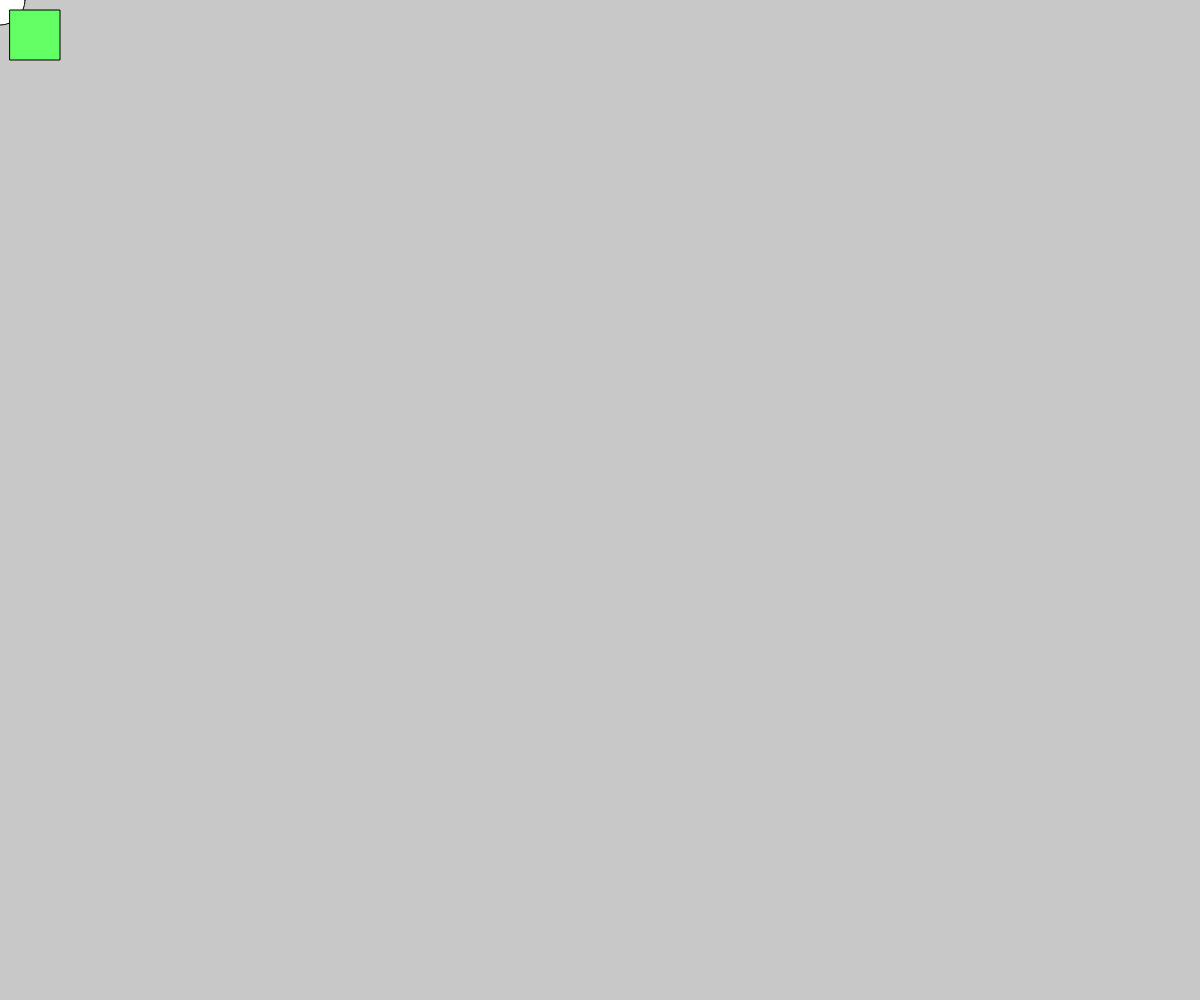
Frame 1 (no input)
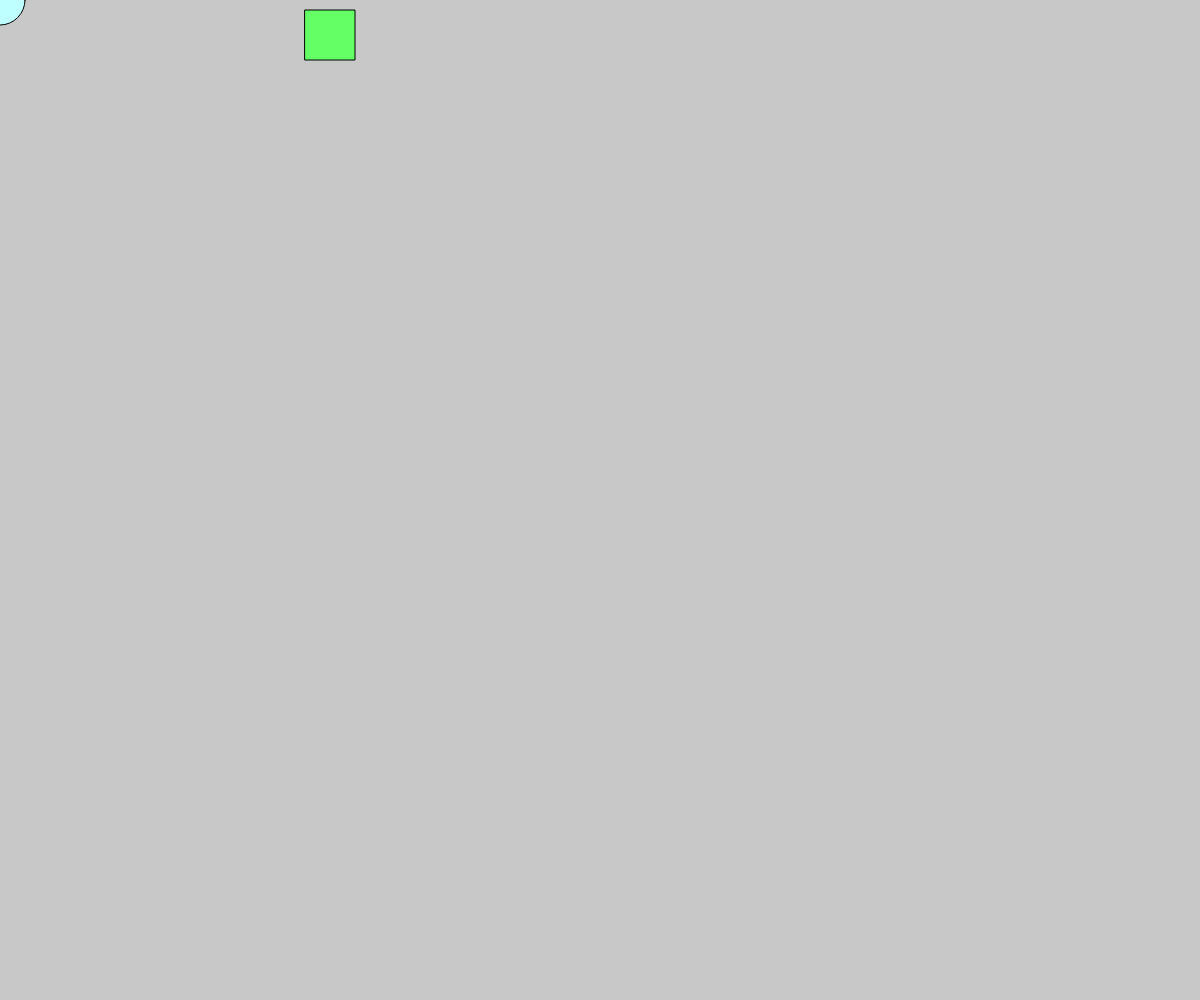
Frame 60 (no input)
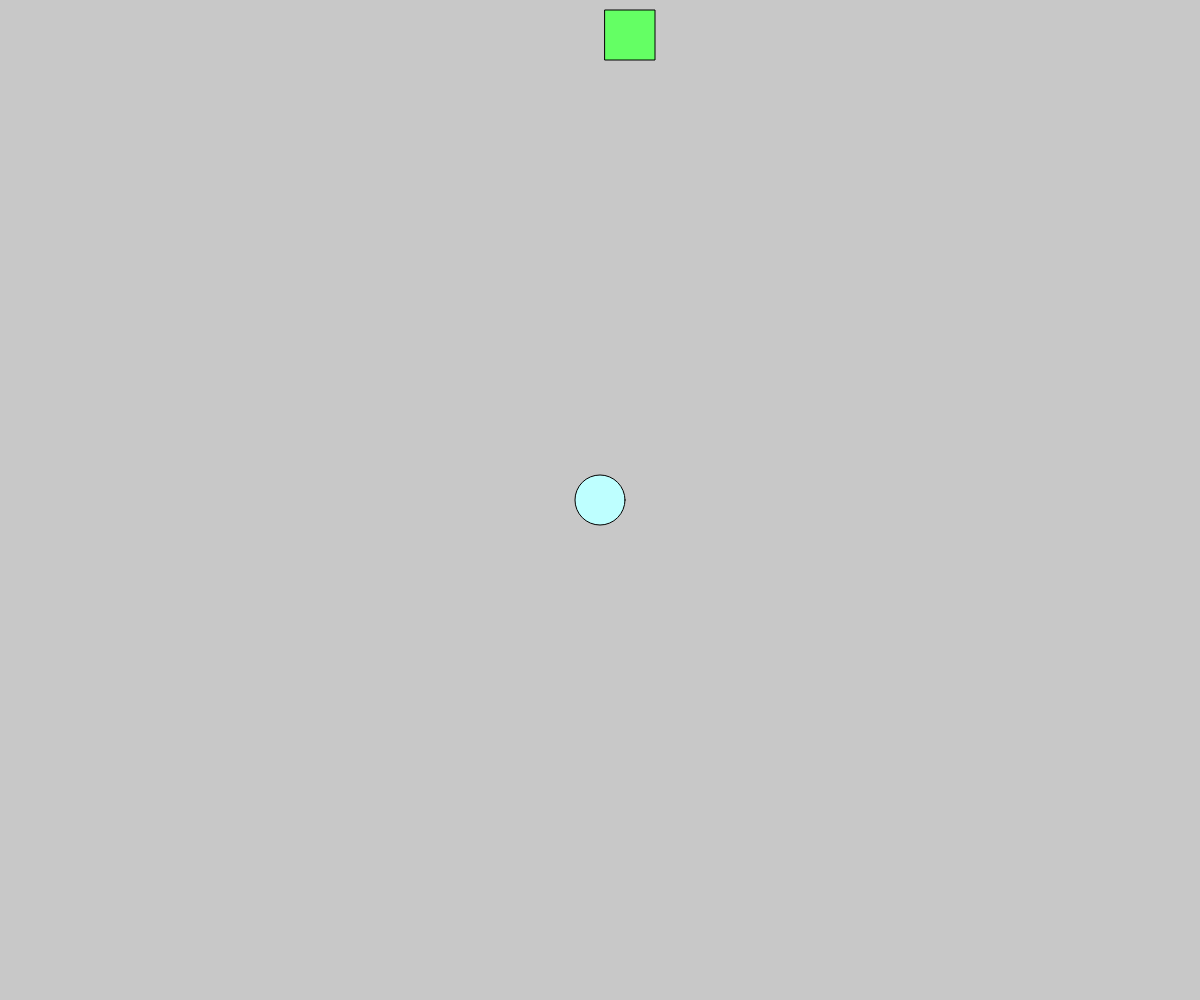
Frame 120 (the mouse pressed at the canvas centre since frame 60)

The p5.js sketch that drew these frames (run headless with seeded random() and noise() and a simulated clock; from frame 60 on, the mouse is pressed at the canvas centre):

// p5.js sketch
// ── sketch.js
let fr = 144;
let squareX = 10;
let squareY = 10;
let dx = 5;
let squareLength = 50;
function setup() {
  createCanvas(windowWidth, windowHeight);
  frameRate(fr);
}

function draw() {
  background(200);
  circle(mouseX, mouseY, 50);
  fill(color(100, 255, 100));
  square(squareX, squareY, squareLength);
  fill(color(190, 255, 255));
  squareX += dx; 
  if(squareX >= width - squareLength) {
    dx *= -1;
    fr = 1080;
  }
  else if(squareX == 0) {
    dx *= -1;
    fr = 1920;
  }
  frameRate(fr);
}
